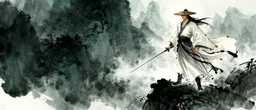
#> input picture assets/images/hero/warrior-original.webp, 256 x 110 px, shrunk from 1344 x 576 before the run
$ python prepare_hero_art.py
#> lines starting #> are read from the running program, lines starting #| are printed output that depends on the picture
"""Feather the banner edges while retaining the original figure detail."""

from pathlib import Path

from PIL import Image


def smoothstep(value):
    value = min(1, max(0, value))
    return value * value * (3 - 2 * value)


directory = Path(__file__).resolve().parents[1] / 'assets/images/hero'
image = Image.open(directory / 'warrior-original.webp').convert('RGBA')
width, height = image.size
#> width = 256; height = 110
alpha = Image.new('L', image.size)
#> alpha: PIL image 256x110 L; every value is 0
alpha.putdata([
    round(255
          * smoothstep((x / width - .18) / .36)
          * smoothstep(y / (height * .10))
          * smoothstep((height - 1 - y) / (height * .16))
          * smoothstep((width - 1 - x) / (width * .065)))
    for y in range(height)
    for x in range(width)
])
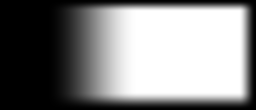
#> alpha: PIL image 256x110 L; min 0, max 255, mean 132.5
image.putalpha(alpha)
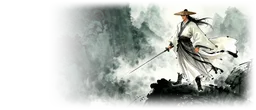
#> image: PIL image 256x110 RGBA; mean R, G, B, A 113.3, 123.6, 115.4, 132.5; transparent parts drawn white
image.save(directory / 'warrior-inkwash.webp', quality=91, method=6)
